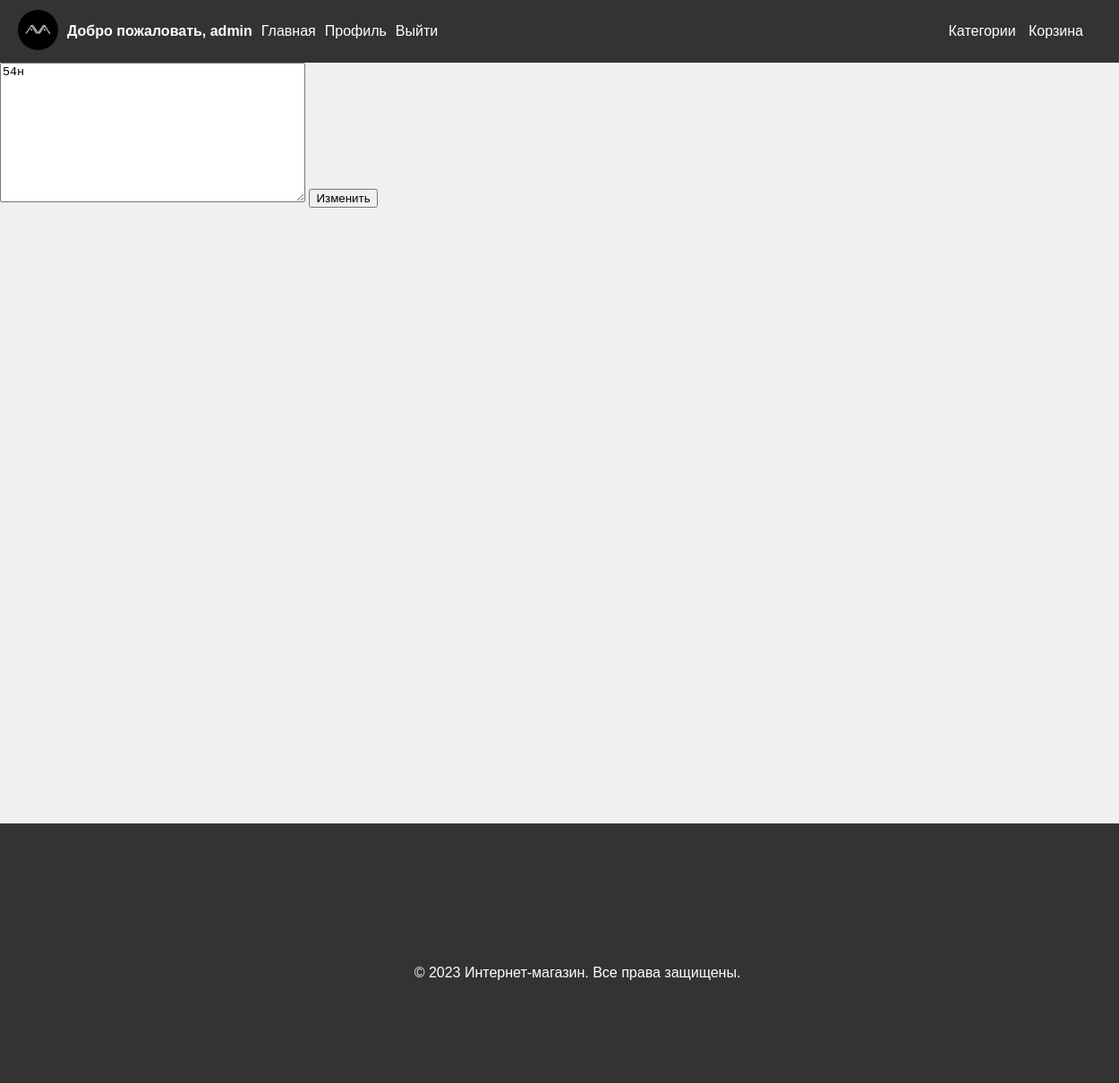
/products/edit_comment/13 (signed in), run on the app's committed database.
### users/models.py (models this page shows)
class User(AbstractUser):
    date_of_birth = models.DateField(null=True, blank=True)
    number_of_phone = models.CharField(max_length=20, blank=True, null=True)
    avatar = models.ImageField(upload_to='images/users/avatar/', blank=True, null=True, default='images/users/avatar/defolt/defolt_avatar.png')
    class Meta:
        verbose_name = "Пользователь"
        verbose_name_plural = "Пользователи"

### products/models.py (models this page shows, shortened)
class Comments(models.Model):
    user = models.ForeignKey(to=User, related_name='user', on_delete=models.CASCADE)
    product = models.ForeignKey(to=Product, related_name='product', on_delete=models.CASCADE)
    comment = models.TextField()
    date_added = models.DateTimeField(auto_now_add=True)
    date_update = models.DateTimeField(auto_now=True)

### products/views.py (the view)
# urls.py: path('edit_comment/<int:comment_id>', edit_comment, name='edit_comment'),
@login_required
def edit_comment(request, comment_id):
    comment = get_object_or_404(Comments, id=comment_id)
    if request.method == 'POST':
        form_edit_comment = EditCommentForm(request.POST, instance=comment)
        if form_edit_comment.is_valid():
            comment.comment = form_edit_comment.cleaned_data['comment']
            form_edit_comment.save()
            return redirect(f'{HOST}products/info_about_product/{str(comment.product.id)}')
    else:
        form_edit_comment = EditCommentForm(instance=comment)
    context = {'form_edit_comment': form_edit_comment,
               'title_page': 'Изменить комментарий'}
    return render(request, 'edit_comment.html', context)

### products/forms.py
class EditCommentForm(forms.ModelForm):
    class Meta:
        model = Comments
        fields = ('comment',)

### products/templates/edit_comment.html (shortened to what this page needs)
{% extends 'base.html' %}
{% load static %}
{% block content %}
    <form method="post">
        {{ form_edit_comment.comment }}
        <button type="submit">Изменить</button>
    </form>
{% endblock %}

### products/templates/base.html (shortened to what this page needs)
{% load static %}
<!DOCTYPE html>
<html lang="en">
<head>
    <link rel="stylesheet" type="text/css" href="{% static 'products/css/base.css' %}">
</head>
<body class="body_class">
    <div class="navigation_block">
        <div class="user_block">
            {% if user.is_authenticated %}
                {% if user.avatar.url %}
                    <a class="user_item_menu" href="{% url 'index' %}"> <img style="width:45px; height:45px; border-radius: 50px;"  src="{{ user.avatar.url }}"></a>
                {% else %}
                    <a class="user_item_menu" href="{% url 'index' %}"> <img style="width:45px; height:45px; border-radius: 50px;"  src="{% static 'products/image/defolt/defolt_avatar.png' %}"></a>
                {% endif %}
                <p class="hello_block">Добро пожаловать, {{ user.username }}</p>
                <a class="user_item_menu" href="{% url 'index' %}">Главная</a>
                <a class="user_item_menu" href="{% url 'users:profile' %}">Профиль</a>
                <a class="user_item_menu" href="{% url 'users:logout' %}">Выйти</a>
            {% else %}
                <a class="user_item_menu" href="{% url 'index' %}">Главная</a>
                <a class="user_item_menu" href="{% url 'users:sign_in' %}">Войти</a>
                <a class="user_item_menu" href="{% url 'users:sign_up' %}">Регистрация</a>
            {% endif %}
        </div>
        <div class="product_items_menu_block">
            <a class="product_item_menu" href="{% url 'products:product_categories' category_id=1 %}">Категории</a>
            {% if user.is_authenticated %}
                <a class="product_item_menu" href="{% url 'products:basket' %}">Корзина</a>
            {% endif %}
        </div>
    </div>
    <div class="content">
        {% block content %}
        {% endblock %}
    </div>
    <div class="footer">
        <div class="block_with_text">
            <p>&copy; 2023 Интернет-магазин. Все права защищены.</p>
        </div>
    </div>
</body>
</html>

### products/static/products/css/base.css (style rules this page uses)
body { font-family: Arial, sans-serif; background-color: #f0f0f0; margin: 0; padding: 0; height: 100%; overflow-x: hidden; }
.navigation_block { background-color: #333; color: #fff; display: flex; justify-content: space-between; align-items: center; padding: 10px 20px; }
.user_block { display: flex; align-items: center; }
.user_item_menu { color: #fff; text-decoration: none; margin-right: 10px; }
.product_items_menu_block { padding: 10px; }
.product_item_menu { color: #fff; text-decoration: none; margin-right: 10px; }
.content { height: 100vh; }
.hello_block { font-weight: bold; margin-right: 10px; }
.footer { width: 100%; height: 250px; position: relative; bottom: 0; left: 0; padding: 20px; color: white; margin-top: 50px; background-color: #333; }
.block_with_text { padding-top: 122px; text-align: center; margin-bottom: 0px; }

### data on the page
User: avatar (picture), username "admin"
Comments: comment "54н"
